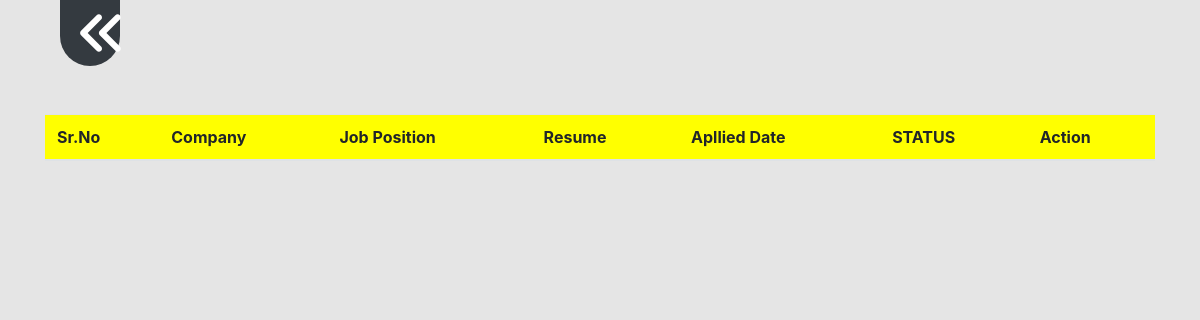
/userstatusbar (signed in), run on an earlier commit of the app's database.
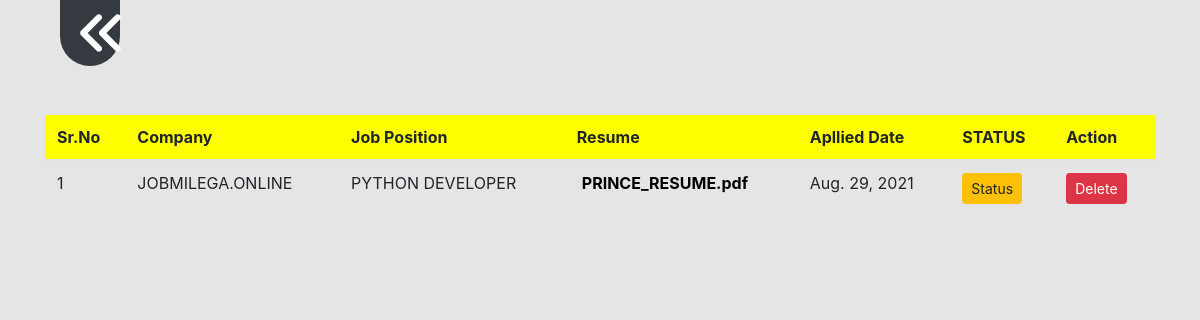
And on a later commit of the database.
### job/models.py (models this page shows, shortened)
class Apply(models.Model):
    job = models.ForeignKey(Job,on_delete=models.CASCADE,null=True)
    student= models.ForeignKey(StudentUser,on_delete=models.CASCADE,null=True)
    resume = models.FileField(null=True)
    applied_date = models.DateField(null=True)
    status = models.CharField(max_length=300,null=True,blank=True)
    interviewdateaandtime = models.DateTimeField(null=True,blank=True)
    joiningletter = models.FileField(null=True, blank=True)

class Job(models.Model):
    recruiter = models.ForeignKey(Recruiter,on_delete=models.CASCADE,null=True,blank=True)
    start_date = models.DateField()
    end_date = models.DateField()
    salary = models.CharField(max_length=10,null=True)
    permonth = models.CharField(max_length=10)
    title = models.CharField(max_length=100)
    description = models.CharField(max_length=500)
    experience = models.CharField(max_length=10)
    location = models.CharField(max_length=15)
    skill = models.CharField(max_length=300,null=True)
    creationdate = models.DateField()
    company = models.CharField(max_length=50)
    paid = models.CharField(max_length=10,null=True,blank=True)
    def __str__(self):
        return self.title

### job/views.py (the view)
# urls.py: path('userstatusbar', views.userstatusbar, name='userstatusbar'),
def userstatusbar(request):
    user=request.user
    student=StudentUser.objects.get(user=user)
    data=Apply.objects.filter(student=student)
    d = {'data': data}
    return render(request,'userstatusbar.html',d)

### job/templates/userstatusbar.html (shortened to what this page needs)
<head>
    {% load static %}
  <link rel="stylesheet" href="https://maxcdn.bootstrapcdn.com/bootstrap/4.5.2/css/bootstrap.min.css">
<link rel="stylesheet" href="https://cdnjs.cloudflare.com/ajax/libs/font-awesome/4.7.0/css/font-awesome.min.css">
</head>
<body>
<nav class="navbar navbar-expand-sm bg-dark navbar-dark" style="width:60px;margin-left:60px;border-radius:0px 0px 100px 100px;margin-top:px">
<ul class="navbar-nav">
    <li class="nav-item" >
      <a  href="{% url 'latestjob' %}"><i class="fa fa-angle-double-left mr-1 " style="font-size:50px;margin-left:1px; color: white"></i></a>
     </li>
</ul>
</nav>
</body>
<!DOCTYPE html>
<html lang="en">
<head>
<body>
<br>
        <div class="container" style="width:1500px;">
          <table class="table table-hover" id="example">
              <thead>
                  <tr style="background-color: yellow">
                      <th>Sr.No</th>
                      <th>Company</th>
                      <th>Job Position</th>
                      <th>Resume</th>
                      <th>Apllied Date</th>
                      <th>STATUS</th>
                      <th>Action</th>
                  </tr>
              </thead>
              <tbody>
                   {% for d in data %}
                  <tr>
                        <td>  {{ forloop.counter}}</td>
                        <td>  {{ d.job.company }} </td>
                        <td> {{d.job }}</td>
                        <td><b><a href="{{ d.resume.url }}" download style="margin-left:5px;color:black">{{ d.resume}}</a></b></td>
                        <td> {{ d.applied_date}}</td>
                        <td><a href="{% url 'singlestatus' d.id %}" type="submit" class="btn btn-warning btn-sm" >Status</a></td>
                        <td><a href="{% url 'delete_apply' d.id %}" class="btn btn-danger btn-sm" onclick="return confirm('Are you sure?')">Delete</a></td>
                  </tr>
                  {% endfor%}
              </tbody>
          </table>
 </div>
</body>
<head>
<link rel="stylesheet" href="https://cdn.datatables.net/1.10.24/css/jquery.dataTables.min.css">
<link rel="stylesheet" href="https://cdn.datatables.net/buttons/1.7.0/css/buttons.dataTables.min.css">
</head>
<body>
</body>

What changed in the data, as far as the page shows it:
added Apply: job.company "JOBMILEGA.ONLINE", job "PYTHON DEVELOPER", resume "PRINCE_RESUME.pdf", applied_date "Aug. 29, 2021"
